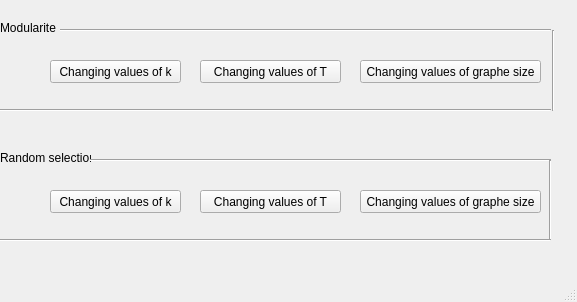
<?xml version="1.0" encoding="UTF-8"?>
<ui version="4.0">
 <class>MainWindow</class>
 <widget class="QMainWindow" name="MainWindow">
  <property name="geometry">
   <rect>
    <x>0</x>
    <y>0</y>
    <width>577</width>
    <height>302</height>
   </rect>
  </property>
  <property name="windowTitle">
   <string>MainWindow</string>
  </property>
  <widget class="QWidget" name="centralwidget">
   <widget class="QPushButton" name="perK">
    <property name="geometry">
     <rect>
      <x>50</x>
      <y>60</y>
      <width>131</width>
      <height>23</height>
     </rect>
    </property>
    <property name="text">
     <string>Changing values of k</string>
    </property>
   </widget>
   <widget class="QPushButton" name="perSize">
    <property name="geometry">
     <rect>
      <x>360</x>
      <y>60</y>
      <width>181</width>
      <height>23</height>
     </rect>
    </property>
    <property name="text">
     <string>Changing values of graphe size</string>
    </property>
   </widget>
   <widget class="QPushButton" name="perT">
    <property name="geometry">
     <rect>
      <x>200</x>
      <y>60</y>
      <width>141</width>
      <height>23</height>
     </rect>
    </property>
    <property name="text">
     <string>Changing values of T</string>
    </property>
   </widget>
   <widget class="QPushButton" name="perK_2">
    <property name="geometry">
     <rect>
      <x>50</x>
      <y>190</y>
      <width>131</width>
      <height>23</height>
     </rect>
    </property>
    <property name="text">
     <string>Changing values of k</string>
    </property>
   </widget>
   <widget class="QPushButton" name="perT_2">
    <property name="geometry">
     <rect>
      <x>200</x>
      <y>190</y>
      <width>141</width>
      <height>23</height>
     </rect>
    </property>
    <property name="text">
     <string>Changing values of T</string>
    </property>
   </widget>
   <widget class="QPushButton" name="perSize_2">
    <property name="geometry">
     <rect>
      <x>360</x>
      <y>190</y>
      <width>181</width>
      <height>23</height>
     </rect>
    </property>
    <property name="text">
     <string>Changing values of graphe size</string>
    </property>
   </widget>
   <widget class="QLabel" name="label">
    <property name="geometry">
     <rect>
      <x>0</x>
      <y>20</y>
      <width>61</width>
      <height>16</height>
     </rect>
    </property>
    <property name="text">
     <string>Modularite</string>
    </property>
   </widget>
   <widget class="Line" name="line">
    <property name="geometry">
     <rect>
      <x>60</x>
      <y>20</y>
      <width>491</width>
      <height>20</height>
     </rect>
    </property>
    <property name="orientation">
     <enum>Qt::Horizontal</enum>
    </property>
   </widget>
   <widget class="Line" name="line_2">
    <property name="geometry">
     <rect>
      <x>543</x>
      <y>30</y>
      <width>20</width>
      <height>81</height>
     </rect>
    </property>
    <property name="orientation">
     <enum>Qt::Vertical</enum>
    </property>
   </widget>
   <widget class="Line" name="line_3">
    <property name="geometry">
     <rect>
      <x>0</x>
      <y>100</y>
      <width>551</width>
      <height>20</height>
     </rect>
    </property>
    <property name="orientation">
     <enum>Qt::Horizontal</enum>
    </property>
   </widget>
   <widget class="QLabel" name="label_2">
    <property name="geometry">
     <rect>
      <x>0</x>
      <y>150</y>
      <width>91</width>
      <height>16</height>
     </rect>
    </property>
    <property name="text">
     <string>Random selection</string>
    </property>
   </widget>
   <widget class="Line" name="line_4">
    <property name="geometry">
     <rect>
      <x>90</x>
      <y>150</y>
      <width>461</width>
      <height>20</height>
     </rect>
    </property>
    <property name="orientation">
     <enum>Qt::Horizontal</enum>
    </property>
   </widget>
   <widget class="Line" name="line_5">
    <property name="geometry">
     <rect>
      <x>540</x>
      <y>160</y>
      <width>20</width>
      <height>81</height>
     </rect>
    </property>
    <property name="orientation">
     <enum>Qt::Vertical</enum>
    </property>
   </widget>
   <widget class="Line" name="line_6">
    <property name="geometry">
     <rect>
      <x>0</x>
      <y>230</y>
      <width>551</width>
      <height>20</height>
     </rect>
    </property>
    <property name="orientation">
     <enum>Qt::Horizontal</enum>
    </property>
   </widget>
  </widget>
  <widget class="QMenuBar" name="menubar">
   <property name="geometry">
    <rect>
     <x>0</x>
     <y>0</y>
     <width>577</width>
     <height>21</height>
    </rect>
   </property>
  </widget>
  <widget class="QStatusBar" name="statusbar"/>
 </widget>
 <resources/>
 <connections/>
</ui>
